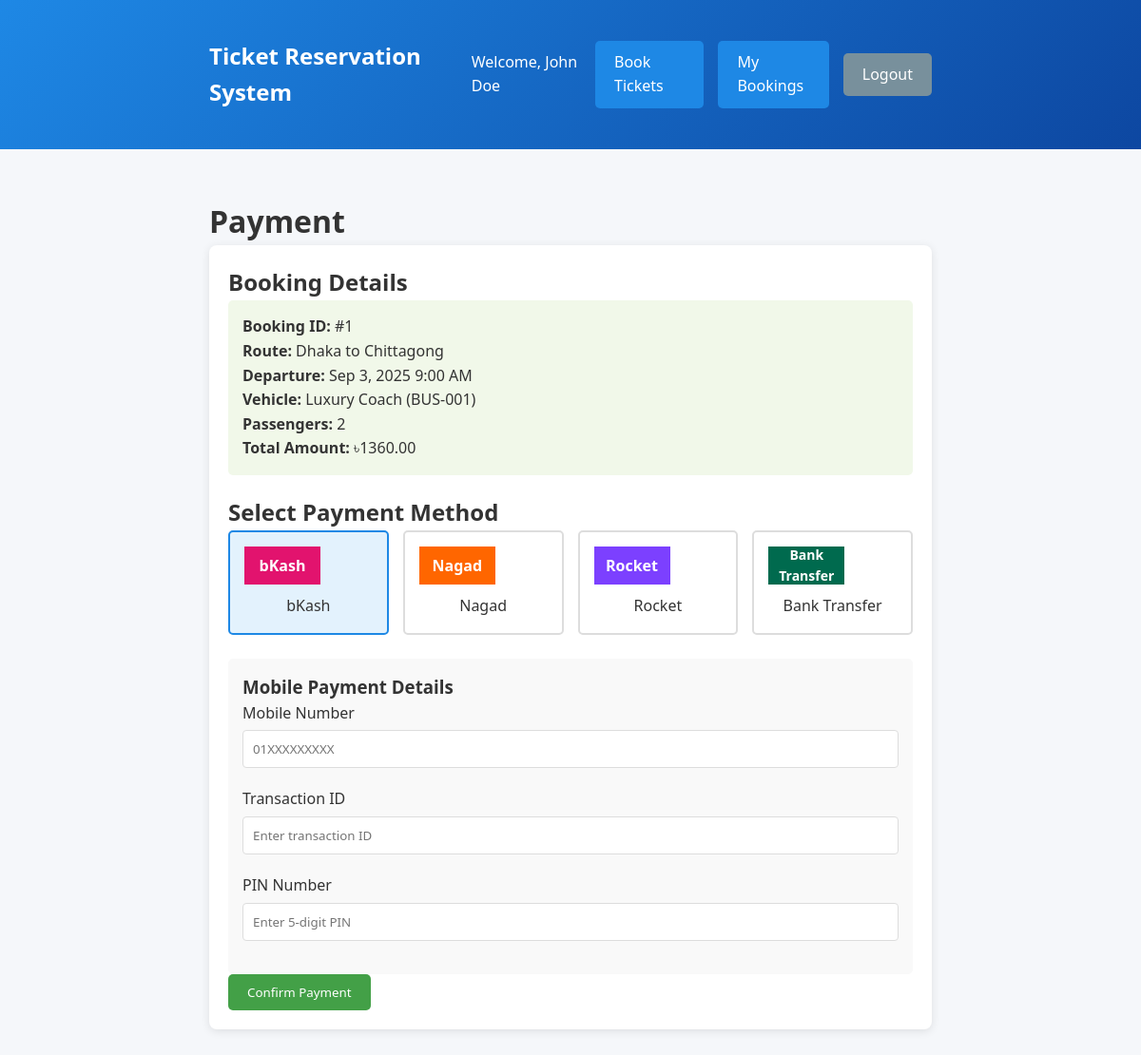
Screenshot of /payment.php?booking_id=1 (signed in) with the database file from the repository.
### tables this page shows
CREATE TABLE bookings (
    booking_id INT AUTO_INCREMENT PRIMARY KEY,
    user_id INT NOT NULL,
    route_id INT NOT NULL,
    passengers INT NOT NULL DEFAULT 1,
    total_price DECIMAL(10,2) NOT NULL,
    booking_date TIMESTAMP DEFAULT CURRENT_TIMESTAMP,
    status ENUM('confirmed', 'cancelled', 'pending') DEFAULT 'confirmed',
    FOREIGN KEY (user_id) REFERENCES users(user_id),
    FOREIGN KEY (route_id) REFERENCES routes(route_id)
);

CREATE TABLE routes (
    route_id INT AUTO_INCREMENT PRIMARY KEY,
    vehicle_id INT NOT NULL,
    departure_city VARCHAR(100) NOT NULL,
    arrival_city VARCHAR(100) NOT NULL,
    departure_datetime DATETIME NOT NULL,
    arrival_datetime DATETIME NOT NULL,
    price DECIMAL(10,2) NOT NULL,
    available_seats INT NOT NULL,
    FOREIGN KEY (vehicle_id) REFERENCES vehicles(vehicle_id)
);

CREATE TABLE vehicles (
    vehicle_id INT AUTO_INCREMENT PRIMARY KEY,
    type_id INT NOT NULL,
    number VARCHAR(50) NOT NULL,
    name VARCHAR(100) NOT NULL,
    capacity INT NOT NULL,
    facilities TEXT,
    FOREIGN KEY (type_id) REFERENCES transport_types(type_id)
);

### payment.php (the view, shortened to what this page needs)
<?php
include 'db_connect.php';
$booking = null;
$success = '';
if (isset($_GET['booking_id'])) {
    $booking_id = $_GET['booking_id'];
    $user_id = $_SESSION['user_id'];
    $sql = "SELECT b.*, r.departure_city, r.arrival_city, r.departure_datetime,
                   r.price, v.name as vehicle_name, v.number as vehicle_number,
                   t.name as transport_type
            FROM bookings b
            JOIN routes r ON b.route_id = r.route_id
            JOIN vehicles v ON r.vehicle_id = v.vehicle_id
            JOIN transport_types t ON v.type_id = t.type_id
            WHERE b.booking_id = ? AND b.user_id = ?";
    $stmt = $conn->prepare($sql);
    $stmt->bind_param("ii", $booking_id, $user_id);
    $stmt->execute();
    $booking = $stmt->get_result()->fetch_assoc();
}
?>
<!DOCTYPE html>
<html lang="en">
<head>
</head>
<body>
    <header>
        <div class="container">
            <div class="logo">Ticket Reservation System</div>
            <div class="user-info">
                <span>Welcome, <?php echo $_SESSION['full_name']; ?></span>
                <a href="index.php" class="btn">Book Tickets</a>
                <a href="bookings.php" class="btn">My Bookings</a>
                <a href="logout.php" class="btn btn-secondary">Logout</a>
            </div>
        </div>
    </header>
    <div class="container">
        <h1>Payment</h1>
        <?php if ($success): ?>
            <div class="message success"><?php echo $success; ?></div>
            <div class="card">
                <p>Your payment has been processed successfully. <a href="bookings.php">View your bookings</a>.</p>
            </div>
        <?php elseif ($booking): ?>
            <div class="card">
                <h2>Booking Details</h2>
                <div class="booking-details">
                    <p><strong>Booking ID:</strong> #<?php echo $booking['booking_id']; ?></p>
                    <p><strong>Route:</strong> <?php echo $booking['departure_city'] . ' to ' . $booking['arrival_city']; ?></p>
                    <p><strong>Departure:</strong> <?php echo date('M j, Y g:i A', strtotime($booking['departure_datetime'])); ?></p>
                    <p><strong>Vehicle:</strong> <?php echo $booking['vehicle_name'] . ' (' . $booking['vehicle_number'] . ')'; ?></p>
                    <p><strong>Passengers:</strong> <?php echo $booking['passengers']; ?></p>
                    <p><strong>Total Amount:</strong> ৳<?php echo $booking['total_price']; ?></p>
                </div>
                <h2>Select Payment Method</h2>
                <form method="POST" id="paymentForm">
                    <div class="form-group">
                        <div class="payment-methods">
                            <label class="payment-method selected" data-method="bKash">
                                <div class="payment-logo" style="background-color: #e2136e; color: white; display: flex; align-items: center; justify-content: center; font-weight: bold;">bKash</div>
                                bKash
                            </label>
                            <label class="payment-method" data-method="Nagad">
                                <div class="payment-logo" style="background-color: #f60; color: white; display: flex; align-items: center; justify-content: center; font-weight: bold;">Nagad</div>
                                Nagad
                            </label>
                            <label class="payment-method" data-method="Rocket">
                                <div class="payment-logo" style="background-color: #7c40ff; color: white; display: flex; align-items: center; justify-content: center; font-weight: bold;">Rocket</div>
                                Rocket
                            </label>
                            <label class="payment-method" data-method="Bank Transfer">
                                <div class="payment-logo" style="background-color: #006a4e; color: white; display: flex; align-items: center; justify-content: center; font-weight: bold; font-size: 14px;">Bank Transfer</div>
                                Bank Transfer
                            </label>
                        </div>
                    </div>
                    <div class="payment-details active" id="mobilePaymentDetails">
                        <h3>Mobile Payment Details</h3>
                        <div class="form-group">
                            <label for="mobile_number">Mobile Number</label>
                            <input type="text" id="mobile_number" name="mobile_number" placeholder="01XXXXXXXXX" required>
                        </div>
                        <div class="form-group">
                            <label for="transaction_id">Transaction ID</label>
                            <input type="text" id="transaction_id" name="transaction_id" placeholder="Enter transaction ID" required>
                        </div>
                        <div class="form-group">
                            <label for="pin">PIN Number</label>
                            <input type="password" id="pin" name="pin" placeholder="Enter 5-digit PIN" maxlength="5" required>
                        </div>
                    </div>
                    <button type="submit" name="process_payment" class="btn btn-success">Confirm Payment</button>
                </form>
            </div>
        <?php else: ?>
            <div class="card">
                <p>No booking found. <a href="index.php">Book tickets first</a>.</p>
            </div>
        <?php endif; ?>
    </div>
</body>
</html>

### payment.php (style rules this page uses)
* { box-sizing: border-box; margin: 0; padding: 0; font-family: 'Segoe UI', Tahoma, Geneva, Verdana, sans-serif; }
body { background-color: #f5f7fa; color: #333; line-height: 1.6; }
.container { width: 90%; max-width: 800px; margin: 0 auto; padding: 20px; }
header { background: linear-gradient(135deg, #1e88e5, #0d47a1); color: white; padding: 20px 0; margin-bottom: 30px; }
header .container { display: flex; justify-content: space-between; align-items: center; }
.logo { font-size: 24px; font-weight: bold; }
.user-info { display: flex; align-items: center; gap: 15px; }
.btn { display: inline-block; padding: 10px 20px; background: #1e88e5; color: white; text-decoration: none; border-radius: 5px; border: none; cursor: pointer; }
.btn-secondary { background: #78909c; }
.btn-success { background: #43a047; }
.card { background: white; border-radius: 8px; box-shadow: 0 2px 10px rgba(0,0,0,0.1); padding: 20px; margin-bottom: 20px; }
.form-group { margin-bottom: 20px; }
label { display: block; margin-bottom: 5px; font-weight: 500; }
input, select { width: 100%; padding: 10px; border: 1px solid #ddd; border-radius: 4px; }
.booking-details { background: #f1f8e9; padding: 15px; border-radius: 5px; margin-bottom: 20px; }
.payment-methods { display: flex; flex-wrap: wrap; gap: 15px; margin-bottom: 20px; }
.payment-method { flex: 1; min-width: 150px; text-align: center; padding: 15px; border: 2px solid #ddd; border-radius: 5px; cursor: pointer; }
.payment-method.selected { border-color: #1e88e5; background: #e3f2fd; }
.payment-details { display: none; background: #f9f9f9; padding: 15px; border-radius: 5px; margin-top: 15px; }
.payment-details.active { display: block; }
.payment-logo { width: 80px; height: 40px; object-fit: contain; margin-bottom: 10px; }

### rows the page displays
bookings: booking_id "1", route.departure_city "Dhaka", route.arrival_city "Chittagong", route.departure_datetime "Sep 3, 2025 9:00 AM", vehicles.name "Luxury Coach", vehicles.number "BUS-001", passengers "2", total_price "1360.00"

### other values shown
$_SESSION['full_name'] "John Doe"
